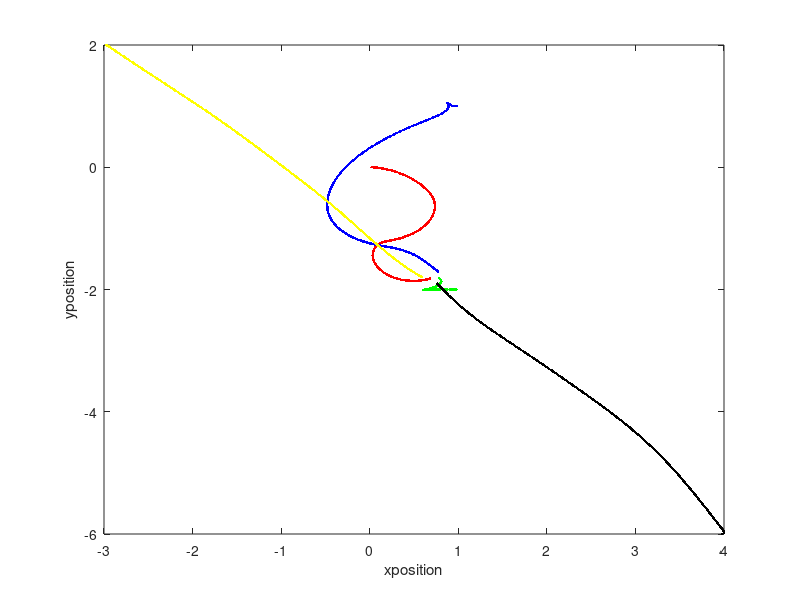

MATLAB code for this plot:
loc1=[0,0];
loc2=[1,1];
loc3=[1,-2];
loc4=[-3,2];
loc5=[4,-6];
locs=[loc1;loc2;loc3;loc4;loc5];
yaw=[0,0,0,0,0];
vx=[0,0,0,0,0];
vinit=vx;
w=[0,0,0,0,0];
l=length(yaw);
err=zeros(l,2);
dists=zeros(1,l);
u=zeros(l,2);
L=[2,-1,-1,0,0;
    0,2,-1,-1,0;
    0,0,2,-1,-1;
    -1,0,0,2,-1;
    -1,-1,0,0,2];
err1=-L*locs;
tol=0.1;
tolv=0.1*ones(1,l);
v_max=0.4;
dt=0.05;
count=0;
while 1
    count=count+1;
    convergence=false;
    for i=1:l
        a=err1(i,:);
        vx(i)=cos(yaw(i))*a(1)+sin(yaw(i))*a(2);
        if abs(vx(i))>v_max
            vx(i)=sign(vx(i))*v_max;
        end
        w(i)=-sin(yaw(i))*a(1)+cos(yaw(i))*a(2);
        other_locs=locs;
        other_locs(i,:)=[];
        a=locs(i,:);
        l2=l-1;
        for k=1:l2
            if norm(a-other_locs(k,:))<tol
                vx(i)=0;
                w(i)=0;
                convergence=true;
                conv_point=a;
            end
        end
        locs(i,1)=locs(i,1)+dt*vx(i)*cos(yaw(i));
        locs(i,2)=locs(i,2)+dt*vx(i)*sin(yaw(i));
        yaw(i)=yaw(i)+dt*w(i);
        %locs(i,1)=locs(i,1)+dt*err1(i,1);
        %locs(i,2)=locs(i,2)+dt*err1(i,2);
    end
    err1=-L*locs;
    for i=1:l
        if convergence==true
            err1(i,:)=-locs(i,:)+conv_point;
        end
        dists(i)=norm(err1(i,:));
    end
    r='r.';
    b='b.';
    g='g.';
    y='y.';
    p='k.';
    for i=1:l
        a=locs(i,:);
        if i==1
            c=r;
        elseif i==2
            c=b;
        elseif i==3
            c=g;
        elseif i==4
            c=y;
        elseif i==5
            c=p;
        end
        plot(a(1),a(2),c)
        hold on
        xlabel('xposition')
        ylabel('yposition')
    end
    if vx==vinit
        break
    end
    pause(0.01)
end
